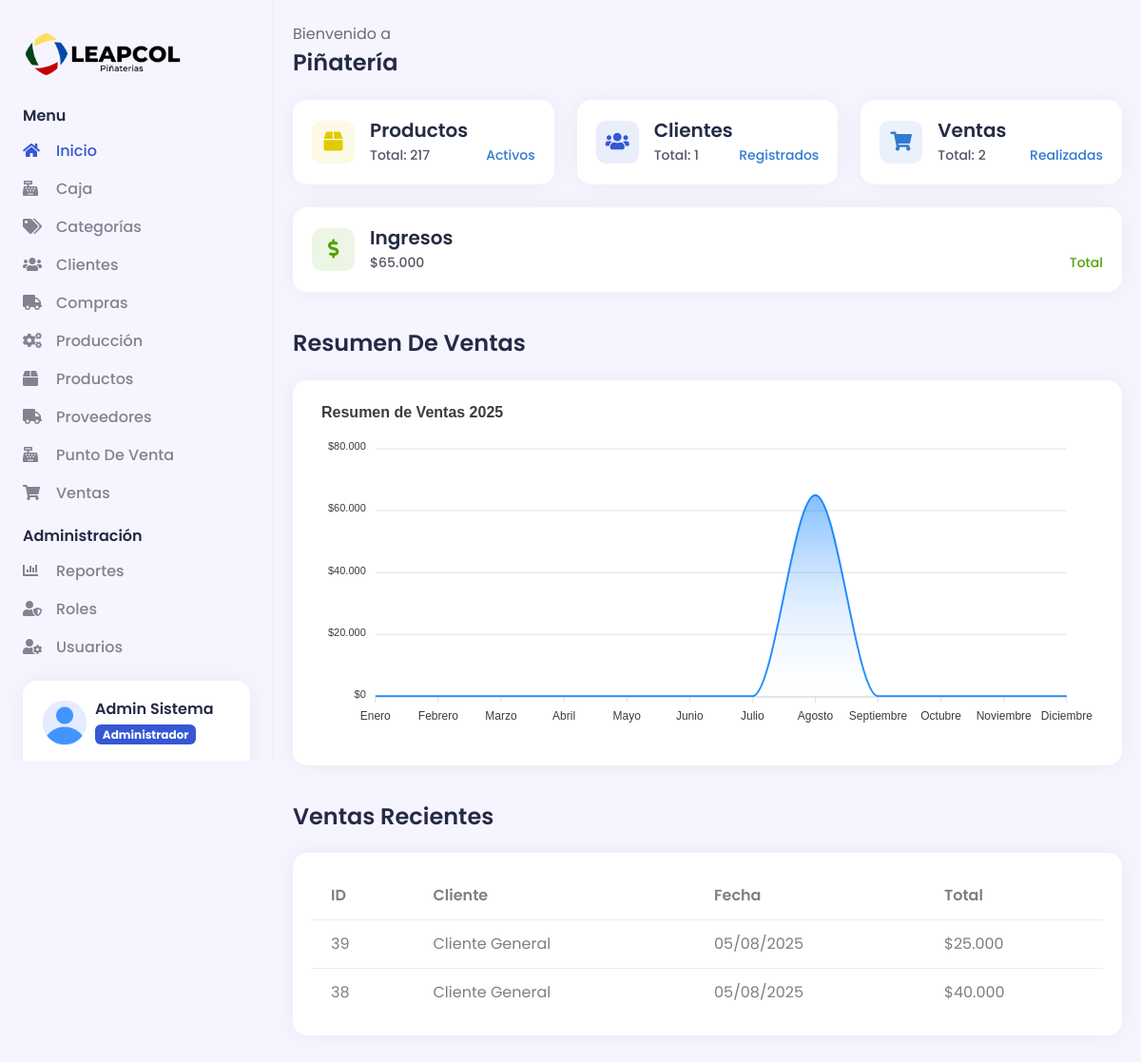
The app's page /dashboard (signed in) with its own data.
### tables this page shows
CREATE TABLE `modulos` (
  `id` int(11) NOT NULL,
  `nombre` varchar(50) NOT NULL,
  `descripcion` varchar(100) DEFAULT NULL,
  `icono` varchar(50) DEFAULT NULL,
  `url` varchar(100) NOT NULL,
  `estado` tinyint(1) NOT NULL DEFAULT 1
);

CREATE TABLE `ventas` (
  `id` int(11) NOT NULL,
  `cliente_id` int(11) DEFAULT NULL,
  `fecha_venta` datetime NOT NULL,
  `subtotal` decimal(10,2) NOT NULL DEFAULT 0.00,
  `impuestos` decimal(10,2) NOT NULL DEFAULT 0.00,
  `descuentos` decimal(10,2) NOT NULL DEFAULT 0.00,
  `total` decimal(10,2) NOT NULL DEFAULT 0.00,
  `pago_con` decimal(10,2) DEFAULT NULL,
  `cambio` decimal(10,2) DEFAULT NULL,
  `costo_total` decimal(10,2) NOT NULL DEFAULT 0.00,
  `ganancia` decimal(10,2) NOT NULL DEFAULT 0.00,
  `metodo_pago` tinyint(1) NOT NULL DEFAULT 1,
  `estado` tinyint(1) NOT NULL DEFAULT 1 COMMENT '1=Completada, 0=Anulada',
  `observaciones` text DEFAULT NULL,
  `usuario_id` int(11) NOT NULL,
  `fecha_creacion` datetime NOT NULL DEFAULT current_timestamp()
);

### Helpers/Helpers.php (called while the page is built, shortened)
<?php
function headerAdmin($data = "")
{
    $view_header = "Views/Template/header.php";
    require_once($view_header);
}
function getUserModules()
{
    require_once "Libraries/Core/Mysql.php";
    $mysql = new Mysql();
    if ($_SESSION['userData']['idrol'] == 1) {
        $sql = "SELECT * FROM modulos WHERE estado = 1 ORDER BY nombre ASC";
        return $mysql->select_all($sql);
    }
    $sql = "SELECT m.* FROM modulos m
            INNER JOIN permisos p ON m.id = p.modulo_id
            WHERE p.rol_id = ? AND m.estado = 1
            ORDER BY m.nombre ASC";
    return $mysql->select_all($sql, [$_SESSION['userData']['idrol']]);
}

### Libraries/Core/Views.php (called while the page is built)
<?php
class Views
{
    public function getView($controller, $view, $data = "")
    {
        $controller = get_class($controller);
        if ($controller == "Home") {
            $view = "Views/" . $view . ".php";
        } else {
            $view = "Views/" . $controller . "/" . $view . ".php";
        }
        require_once $view;
    }
}

### Controllers/Dashboard.php (called while the page is built, shortened)
<?php
require_once "Libraries/Core/Conexion.php";
require_once "Libraries/Core/Mysql.php";
require_once "Libraries/Core/Views.php";
class Dashboard extends AuthController
{
    public function __construct()
    {
        $this->model = new DashboardModel();
    }
    public function index()
    {
        $data['page_tag'] = "Dashboard - " . NOMBRE_EMPRESA;
        $data['page_title'] = "Dashboard";
        $data['page_name'] = "dashboard";
        $data['totalProductos'] = $this->model->getTotalProductos();
        $data['totalClientes'] = $this->model->getTotalClientes();
        $data['totalVentas'] = $this->model->getTotalVentas();
        $data['totalIngresos'] = $this->model->getTotalIngresos();
        $data['ventasRecientes'] = $this->model->getVentasRecientes();
        $data['ventasPorMes'] = $this->model->getVentasPorMes();
        $this->views->getView($this, "dashboard", $data);
    }
}

### index.php (called while the page is built, shortened)
<?php
    require_once "Helpers/Helpers.php";
    $app = new Load();

### Libraries/Core/Conexion.php (called while the page is built)
<?php
class Conexion
{
    private $conect;
    public function __construct()
    {
        $connectionString = "mysql:host=" . DB_HOST . ";dbname=" . DB_NAME . ";charset=" . DB_CHARSET;
        try {
            $this->conect = new PDO($connectionString, DB_USER, DB_PASSWORD);
            $this->conect->setAttribute(PDO::ATTR_ERRMODE, PDO::ERRMODE_EXCEPTION);
        } catch (PDOException $e) {
            error_log("Error de conexión a la base de datos: " . $e->getMessage());
            throw new Exception("Error de conexión a la base de datos. Por favor, contacte al administrador.");
        }
    }
    public function conect()
    {
        return $this->conect;
    }
}

### Libraries/Core/Mysql.php (called while the page is built, shortened)
<?php
class Mysql extends Conexion
{
    private $conexion;
    public function __construct()
    {
        $this->conexion = new Conexion();
        $this->conexion = $this->conexion->conect();
    }
    public function select_all(string $query, array $arrValues = [])
    {
        try {
            $this->strquery = $query;
            $this->arrValues = $arrValues;
            $result = $this->conexion->prepare($this->strquery);
            $result->execute($this->arrValues);
            $data = $result->fetchall(PDO::FETCH_ASSOC);
            return $data;
        } catch (PDOException $e) {
            error_log("Error en select_all: " . $e->getMessage());
            return [];
        }
    }
}

### Models/DashboardModel.php (called while the page is built, shortened)
<?php
class DashboardModel extends Mysql
{
    public function getVentasRecientes()
    {
        $sql = "SELECT v.id,
                       COALESCE(CONCAT(c.nombre, ' ', c.apellido), 'Cliente General') as cliente,
                       v.fecha_venta,
                       v.total
                FROM ventas v
                LEFT JOIN clientes c ON v.cliente_id = c.id
                WHERE v.estado = 1
                ORDER BY v.fecha_venta DESC
                LIMIT 5";
        return $this->select_all($sql);
    }
}

### Views/Dashboard/dashboard.php (the view, shortened to what this page needs)
<?php
    headerAdmin($data);
?>
<div class="d2c_main px-0 px-md-2 py-4">
    <div class="container-fluid">
        <p class="mb-1">Bienvenido a</p>
        <h4 class="mb-4 text-capitalize"><?= NOMBRE_EMPRESA ?></h4>
        <div class="row">
            <div class="col mb-4">
                <div class="card d2c_currency_card_wrapper animate__animated animate__fadeInUp">
                    <div class="card-body d-flex align-items-center">
                        <div>
                            <div class="d2c_coin_icon_wrapper bg-warning text-warning bg-opacity-10 d-flex align-items-center justify-content-center me-3">
                                <i class="fas fa-box"></i>
                            </div>
                        </div>
                        <div class="w-100">
                            <h5 class="mb-1">Productos</h5>
                            <div class="d-flex justify-content-between">
                                <p class="mb-0">Total: <?= $data['totalProductos'] ?></p>
                                <p class="mb-0 text-info">Activos</p>
                            </div>
                        </div>
                    </div>
                </div>
            </div>
            <div class="col mb-4">
                <div class="card d2c_currency_card_wrapper animate__animated animate__fadeInUp">
                    <div class="card-body d-flex align-items-center">
                        <div>
                            <div class="d2c_coin_icon_wrapper bg-primary text-primary bg-opacity-10 d-flex align-items-center justify-content-center me-3">
                                <i class="fas fa-users"></i>
                            </div>
                        </div>
                        <div class="w-100">
                            <h5 class="mb-1">Clientes</h5>
                            <div class="d-flex justify-content-between">
                                <p class="mb-0">Total: <?= $data['totalClientes'] ?></p>
                                <p class="mb-0 text-info">Registrados</p>
                            </div>
                        </div>
                    </div>
                </div>
            </div>
            <div class="col mb-4">
                <div class="card d2c_currency_card_wrapper animate__animated animate__fadeInUp">
                    <div class="card-body d-flex align-items-center">
                        <div>
                            <div class="d2c_coin_icon_wrapper bg-info text-info bg-opacity-10 d-flex align-items-center justify-content-center me-3">
                                <i class="fas fa-shopping-cart"></i>
                            </div>
                        </div>
                        <div class="w-100">
                            <h5 class="mb-1">Ventas</h5>
                            <div class="d-flex justify-content-between">
                                <p class="mb-0">Total: <?= $data['totalVentas'] ?></p>
                                <p class="mb-0 text-info">Realizadas</p>
                            </div>
                        </div>
                    </div>
                </div>
            </div>
            <div class="col mb-4">
                <div class="card d2c_currency_card_wrapper animate__animated animate__fadeInUp">
                    <div class="card-body d-flex align-items-center">
                        <div>
                            <div class="d2c_coin_icon_wrapper bg-success text-success bg-opacity-10 d-flex align-items-center justify-content-center me-3">
                                <i class="fas fa-dollar-sign"></i>
                            </div>
                        </div>
                        <div class="w-100">
                            <h5 class="mb-1">Ingresos</h5>
                            <div class="d-flex justify-content-between">
                                <p class="mb-0">$<?= number_format($data['totalIngresos'], 0, ',', '.') ?></p>
                                <p class="mb-0 text-success">Total</p>
                            </div>
                        </div>
                    </div>
                </div>
            </div>
        </div>
        <div class="row">
            <div class="col-xxl-7 mb-4">
                <h4 class="mb-4 text-capitalize mt-3">Resumen de Ventas</h4>
                <div class="card">
                    <div class="card-body">
                        <div id="d2c_dashboard_lineChart"></div>
                    </div>
                </div>
            </div>
            <div class="col-xxl-5 mb-4">
                <h4 class="mb-4 text-capitalize mt-3">Ventas Recientes</h4>
                <div class="card">
                    <div class="card-body">
                        <div class="table-responsive">
                            <table class="table mb-0">
                                <thead>
                                    <tr>
                                        <th>ID</th>
                                        <th>Cliente</th>
                                        <th>Fecha</th>
                                        <th>Total</th>
                                    </tr>
                                </thead>
                                <tbody>
                                    <?php if(!empty($data['ventasRecientes'])): ?>
                                        <?php foreach($data['ventasRecientes'] as $venta): ?>
                                        <tr>
                                            <td><?= $venta['id'] ?></td>
                                            <td><?= $venta['cliente'] ?></td>
                                            <td><?= date('d/m/Y', strtotime($venta['fecha_venta'])) ?></td>
                                            <td>$<?= number_format($venta['total'], 0, ',', '.') ?></td>
                                        </tr>
                                        <?php endforeach; ?>
                                    <?php else: ?>
                                        <tr>
                                            <td colspan="4" class="text-center">No hay ventas registradas</td>
                                        </tr>
                                    <?php endif; ?>
                                </tbody>
                            </table>
                        </div>
                    </div>
                </div>
            </div>
        </div>
    </div>
</div>

### Views/Template/navbar.php (shortened to what this page needs)
<div class="d2c_sidebar offcanvas-lg offcanvas-start p-4" tabindex="-1" id="d2c_sidebar">
    <div class="d-flex flex-column">
        <a href="<?= BASE_URL ?>dashboard" class="brand-icon">
            <img class="navbar-brand" src="<?= BASE_URL ?>assets/images/logo/logo.png" alt="logo">
        </a>
        <ul class="navbar-nav flex-grow-1">
            <li class="nav-item">
                <h6 class="d2c_nav_title">Menu</h6>
                <ul class="sub-menu">
                    <li class="nav-item <?= (isset($data['page_name']) && $data['page_name'] == 'dashboard') ? 'active' : '' ?>">
                        <a class="sub-menu-link" href="<?= BASE_URL ?>dashboard">
                            <span class="d2c_icon">
                                <i class="fas fa-home"></i>
                            </span>
                            <span> Inicio </span>
                        </a>
                    </li>
                    <?php
                    $userModules = getUserModules();
                    $mainModules = ['categorias', 'productos', 'produccion', 'clientes', 'proveedores', 'compras', 'pos', 'ventas', 'caja'];
                    foreach($userModules as $module):
                        if(in_array($module['url'], $mainModules)):
                    ?>
                    <li class="nav-item <?= (isset($data['page_name']) && $data['page_name'] == $module['url']) ? 'active' : '' ?>">
                        <a class="sub-menu-link" href="<?= BASE_URL ?><?= $module['url'] ?>">
                            <span class="d2c_icon">
                                <i class="<?= $module['icono'] ?>"></i>
                            </span>
                            <span> <?= $module['nombre'] ?> </span>
                        </a>
                    </li>
                    <?php
                        endif;
                    endforeach;
                    ?>
                </ul>
            </li>
            <?php
            $adminModules = ['usuarios', 'roles', 'reportes'];
            $hasAdminModules = false;
            foreach($userModules as $module) {
                if(in_array($module['url'], $adminModules)) {
                    $hasAdminModules = true;
                    break;
                }
            }
            if($hasAdminModules):
            ?>
            <li class="nav-item">
                <h6 class="d2c_nav_title">Administración</h6>
                <ul class="sub-menu collapse show" id="admin">
                    <?php
                    foreach($userModules as $module):
                        if(in_array($module['url'], $adminModules)):
                    ?>
                    <li class="nav-item <?= (isset($data['page_name']) && $data['page_name'] == $module['url']) ? 'active' : '' ?>">
                        <a class="sub-menu-link" href="<?= BASE_URL ?><?= $module['url'] ?>">
                            <span class="d2c_icon">
                                <i class="<?= $module['icono'] ?>"></i>
                            </span>
                            <span> <?= $module['nombre'] ?> </span>
                        </a>
                    </li>
                    <?php
                        endif;
                    endforeach;
                    ?>
                </ul>
            </li>
            <?php endif; ?>
        </ul>
        <div class="card d2c_switch_card">
            <div class="card-body">
                <ul class="navbar-nav">
                    <li class="nav-item clearfix mb-4">
                        <div class="float-start me-2">
                            <a href="<?= BASE_URL ?>perfil"><img class="w-100 rounded" src="<?= BASE_URL ?>assets/images/avatar/user.png" alt="Profile Image" style="height: 3rem; width: 3rem; object-fit: cover"></a>
                        </div>
                        <div class="float-start">
                            <h6 class="mb-1"><a href="<?= BASE_URL ?>perfil">
                                <?php if(isset($_SESSION['userData'])): ?>
                                    <?= $_SESSION['userData']['nombre'] . ' ' . $_SESSION['userData']['apellido'] ?>
                                <?php else: ?>
                                    Usuario
                                <?php endif; ?>
                            </a></h6>
                            <p class="mb-0 badge bg-primary text-white">
                                <?php if(isset($_SESSION['userData'])): ?>
                                    <?= $_SESSION['userData']['nombrerol'] ?>
                                <?php else: ?>
                                    Sin rol
                                <?php endif; ?>
                            </p>
                        </div>
                    </li>
                </ul>
            </div>
        </div>
    </div>
</div>

### records on screen
modulos: nombre "Caja"
modulos: nombre "Categorías"
modulos: nombre "Clientes"
modulos: nombre "Compras"
modulos: nombre "Producción"
modulos: nombre "Productos"
modulos: nombre "Proveedores"
modulos: nombre "Punto De Venta"
modulos: nombre "Ventas"
modulos: nombre "Reportes"
modulos: nombre "Roles"
modulos: nombre "Usuarios"
ventas: id "39", cliente "Cliente General", fecha_venta "05/08/2025", total "25.000"
ventas: id "38", cliente "Cliente General", fecha_venta "05/08/2025", total "40.000"

### other values on screen
$_SESSION['userData']['nombre'] "Admin"
$_SESSION['userData']['apellido'] "Sistema"
$_SESSION['userData']['nombrerol'] "Administrador"
NOMBRE_EMPRESA "Piñatería"
$data['totalProductos'] "217"
$data['totalClientes'] "1"
$data['totalVentas'] "2"
$data['totalIngresos'] "65.000"
